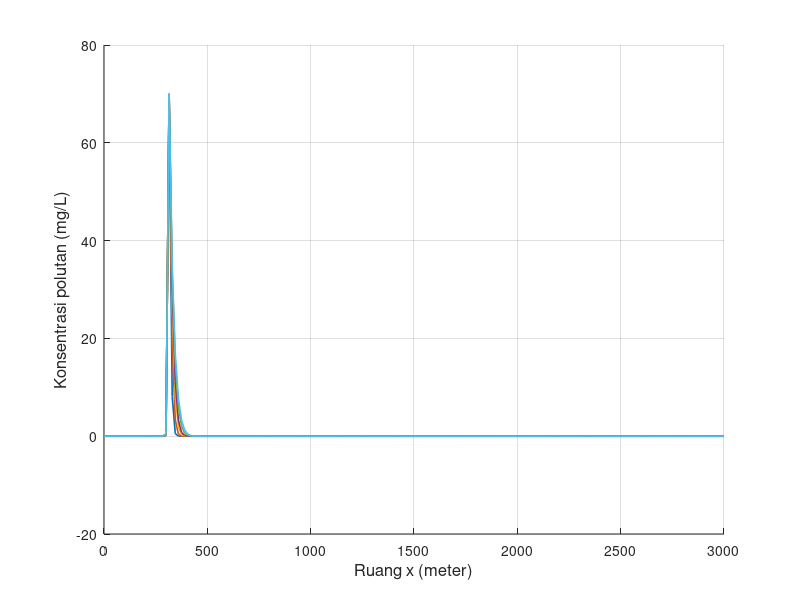

Write MATLAB code to recreate this figure. (Note: this script raises an error after producing the figure.)
clear; clc; close all;

% Feby Syarief Al A`raaf
% 26050124130087
% Oseanografi C
%
% Simulasi adveksi/difusi 1 dimensi metode Crank-Nicolson
% Sumber polutan kontinu
% Grafik: konsentrasi polutan terhadap ruang
% NIM = 087, sehingga:
% x = 0, y = 8, z = 7

x_digit = 0;
y_digit = 8;
z_digit = 7;

C_source = 10 * z_digit;

L = 3000;
T = 7200;

scenario(1).nama = 'Skenario 1';
scenario(1).dx   = 15;
scenario(1).dt   = 6;
scenario(1).G    = 0.5;
scenario(1).m    = 15 + z_digit;

scenario(2).nama = 'Skenario 2';
scenario(2).dx   = 30;
scenario(2).dt   = 6;
scenario(2).G    = 0.05;
scenario(2).m    = 30 + z_digit;

scenario(3).nama = 'Skenario 3';
scenario(3).dx   = 15;
scenario(3).dt   = 6;
scenario(3).G    = 1;
scenario(3).m    = 15 + z_digit;

folder_output = 'output_Kontinu_CN_Polutan_Terhadap_Ruang';
if ~exist(folder_output, 'dir')
    mkdir(folder_output);
end

for s = 1:numel(scenario)

    fprintf('\nMemproses %s\n', scenario(s).nama);

    dx       = scenario(s).dx;
    dt       = scenario(s).dt;
    G        = scenario(s).G;
    m_source = scenario(s).m;

    M_grid = round(L / dx) + 1;
    Mmax   = max(M_grid, m_source);
    Nmax   = round(T / dt);

    alpha = (G * dt) / (dx^2);

    fprintf('dx = %.3f m, dt = %.3f s, G = %.3f m^2/s, m = %d\n', dx, dt, G, m_source);
    fprintf('Mmax = %d, Nmax = %d, alpha = %.6f\n', Mmax, Nmax, alpha);

    F = zeros(Nmax + 1, Mmax);

    t_step = 0:Nmax;
    t_time = t_step * dt;
    x_grid = 0:(Mmax - 1);
    x_pos  = x_grid * dx;

    tv = [60 180 360 500 800 1160];
    tv_valid = tv(tv >= 0 & tv <= T);
    n_plot = round(tv_valid / dt) + 1;

    if length(tv_valid) < length(tv)
        fprintf('%s: beberapa waktu berada di luar domain sehingga tidak digrafikkan.\n', scenario(s).nama);
    end

    a = -alpha;
    b = 2 + 2 * alpha;
    c = -alpha;

    H = zeros(1, Mmax);
    Q = zeros(1, Mmax);
    D = zeros(1, Mmax);

    for n = 1:Nmax

        F(n, m_source) = C_source;

        for i = 2:(Mmax-1)
            D(i) = alpha * F(n, i+1) + (2 - 2 * alpha) * F(n, i) + alpha * F(n, i-1);
        end

        D(2)      = D(2) + alpha * F(n+1, 1);
        D(Mmax-1) = D(Mmax-1) + alpha * F(n+1, Mmax);

        H(2) = c / b;
        Q(2) = D(2) / b;

        for i = 3:(Mmax-1)
            denom = b - a * H(i-1);
            H(i) = c / denom;
            Q(i) = (D(i) - a * Q(i-1)) / denom;
        end

        F(n+1, Mmax-1) = Q(Mmax-1);

        for j = (Mmax-2):-1:2
            F(n+1, j) = H(j) * F(n+1, j+1) + Q(j);
        end

        F(n+1, 1)    = F(n+1, 2);
        F(n+1, Mmax) = F(n+1, Mmax-1);
        F(n+1, m_source) = C_source;
    end

    fig = figure('Visible', 'off', 'Position', [100 100 1400 600]);
    hold on;

    legend_text = {};

    for k = 1:length(n_plot)
        plot(x_pos, F(n_plot(k), :), 'LineWidth', 1.2);
        legend_text{end+1} = sprintf('t = %d s', tv_valid(k));
    end

    grid on;
    xlabel('Ruang x (meter)', 'FontSize', 12);
    ylabel('Konsentrasi polutan (mg/L)', 'FontSize', 12);
    title(sprintf('%s - Konsentrasi polutan terhadap ruang', scenario(s).nama), ...
        'Feby Syarief-0087-Ose C', 'FontSize', 14, 'FontWeight', 'bold');
    xlim([x_pos(1), x_pos(end)]);

    y_max = max(F(n_plot, :), [], 'all');
    if isempty(y_max) || isnan(y_max) || y_max <= 0
        ylim([0 1]);
    else
        ylim([0, max(C_source * 1.2, y_max * 1.1)]);
    end

    set(gca, 'FontSize', 11);

    legend(legend_text, ...
        'Location', 'northwest', ...
        'FontSize', 8, ...
        'NumColumns', 2, ...
        'Box', 'on');

    hold off;

    nama_file = sprintf('cn_kontinu_ruang_skenario_%d.png', s);
    saveas(fig, fullfile(folder_output, nama_file));
    close(fig);

    fprintf('%s selesai diproses.\n', scenario(s).nama);
end

fprintf('\nSemua skenario telah selesai diproses.\n');
